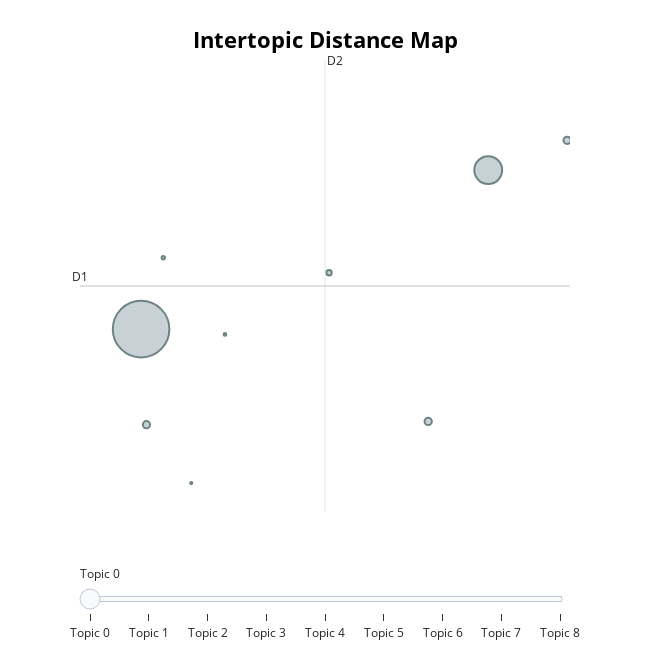
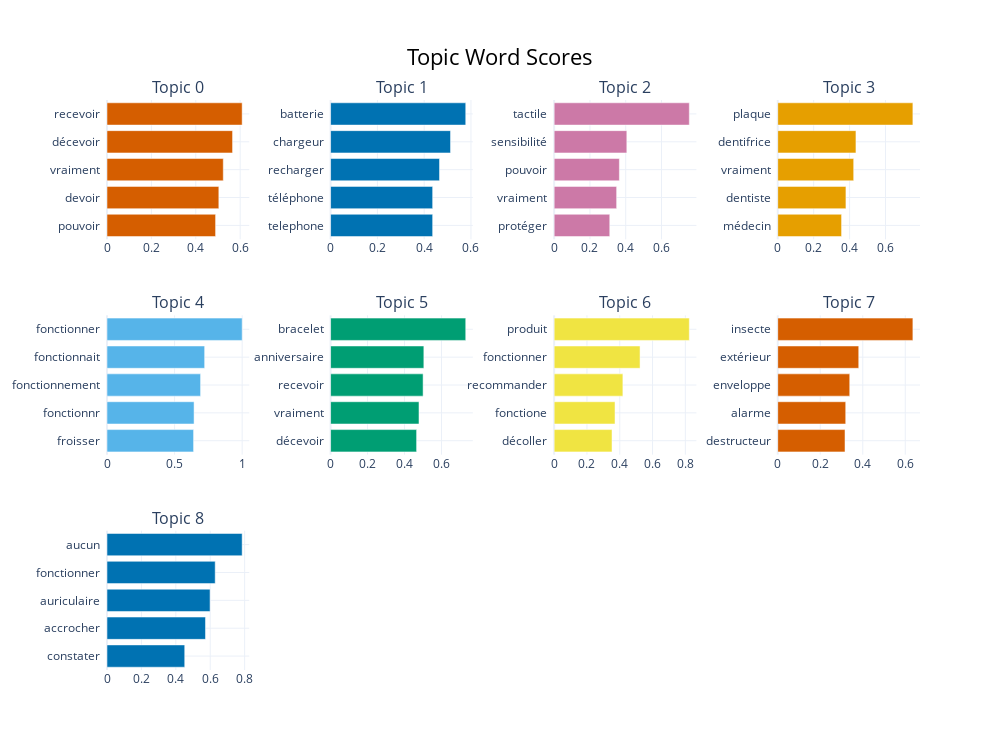

Notebook source saved alongside these figures, in order:
### Markdown cell above
#### **Visualization of the French topic space**

Here, we visualize the French topic landscape using the same projections and bar chart as for the German topics. This allows us to compare it qualitatively to the German topics.

### Code cell
fig_map = topic_model_baseline_french.visualize_topics()
fig_map.show()

fig_bar = topic_model_baseline_french.visualize_barchart(top_n_topics=10)
fig_bar.show()

### Figure 1 — Plotly figure (JSON) as saved in the notebook; plotly's stock layout.template omitted (floating-point values rounded to 4 significant figures)
{"data": [{"customdata": [[0, "recevoir | décevoir | vraiment | devoir | pouvoir", 14732], [1, "batterie | chargeur | recharger | téléphone | telephone", 3572], [2, "tactile | sensibilité | pouvoir | vraiment | protéger", 250], [3, "plaque | dentifrice | vraiment | dentiste | médecin", 245], [4, "fonctionner | fonctionnait | fonctionnement | fonctionnr | froisser", 237], [5, "bracelet | anniversaire | recevoir | vraiment | décevoir", 132], [6, "produit | fonctionner | recommander | fonctione | décoller", 50], [7, "insecte | extérieur | enveloppe | alarme | destructeur", 33], [8, "aucun | fonctionner | auriculaire | accrocher | constater", 23]], "hovertemplate": "<b>Topic %{customdata[0]}</b><br>%{customdata[1]}<br>Size: %{customdata[2]}", "legendgroup": "", "marker": {"color": "#B0BEC5", "size": [14732, 3572, 250, 245, 237, 132, 50, 33, 23], "sizemode": "area", "sizeref": 9.207, "symbol": "circle", "line": {"color": "DarkSlateGrey", "width": 2}}, "mode": "markers", "name": "", "orientation": "v", "showlegend": false, "x": [-2.98, -0.4397, 0.1378, -0.8789, -2.94, -1.604, -2.817, -2.366, -2.612], "xaxis": "x", "y": [3.137, 4.576, 4.845, 2.301, 2.272, 3.647, 3.783, 3.089, 1.743], "yaxis": "y", "type": "scatter"}], "layout": {"xaxis": {"anchor": "y", "domain": [0.0, 1.0], "title": {"text": ""}, "visible": false, "range": [-3.426, 0.1585]}, "yaxis": {"anchor": "x", "domain": [0.0, 1.0], "title": {"text": ""}, "visible": false, "range": [1.482, 5.572]}, "legend": {"tracegroupgap": 0, "itemsizing": "constant"}, "margin": {"t": 60}, "title": {"font": {"size": 22, "color": "Black"}, "text": "<b>Intertopic Distance Map</b>", "y": 0.95, "x": 0.5, "xanchor": "center", "yanchor": "top"}, "hoverlabel": {"font": {"size": 16, "family": "Rockwell"}, "bgcolor": "white"}, "width": 650, "height": 650, "sliders": [{"active": 0, "pad": {"t": 50}, "steps": [{"args": [{"marker.color": [["red", "#B0BEC5", "#B0BEC5", "#B0BEC5", "#B0BEC5", "#B0BEC5", "#B0BEC5", "#B0BEC5", "#B0BEC5"]]}], "label": "Topic 0", "method": "update"}, {"args": [{"marker.color": [["#B0BEC5", "red", "#B0BEC5", "#B0BEC5", "#B0BEC5", "#B0BEC5", "#B0BEC5", "#B0BEC5", "#B0BEC5"]]}], "label": "Topic 1", "method": "update"}, {"args": [{"marker.color": [["#B0BEC5", "#B0BEC5", "red", "#B0BEC5", "#B0BEC5", "#B0BEC5", "#B0BEC5", "#B0BEC5", "#B0BEC5"]]}], "label": "Topic 2", "method": "update"}, {"args": [{"marker.color": [["#B0BEC5", "#B0BEC5", "#B0BEC5", "red", "#B0BEC5", "#B0BEC5", "#B0BEC5", "#B0BEC5", "#B0BEC5"]]}], "label": "Topic 3", "method": "update"}, {"args": [{"marker.color": [["#B0BEC5", "#B0BEC5", "#B0BEC5", "#B0BEC5", "red", "#B0BEC5", "#B0BEC5", "#B0BEC5", "#B0BEC5"]]}], "label": "Topic 4", "method": "update"}, {"args": [{"marker.color": [["#B0BEC5", "#B0BEC5", "#B0BEC5", "#B0BEC5", "#B0BEC5", "red", "#B0BEC5", "#B0BEC5", "#B0BEC5"]]}], "label": "Topic 5", "method": "update"}, {"args": [{"marker.color": [["#B0BEC5", "#B0BEC5", "#B0BEC5", "#B0BEC5", "#B0BEC5", "#B0BEC5", "red", "#B0BEC5", "#B0BEC5"]]}], "label": "Topic 6", "method": "update"}, {"args": [{"marker.color": [["#B0BEC5", "#B0BEC5", "#B0BEC5", "#B0BEC5", "#B0BEC5", "#B0BEC5", "#B0BEC5", "red", "#B0BEC5"]]}], "label": "Topic 7", "method": "update"}, {"args": [{"marker.color": [["#B0BEC5", "#B0BEC5", "#B0BEC5", "#B0BEC5", "#B0BEC5", "#B0BEC5", "#B0BEC5", "#B0BEC5", "red"]]}], "label": "Topic 8", "method": "update"}]}], "shapes": [{"line": {"color": "#CFD8DC", "width": 2}, "type": "line", "x0": -1.634, "x1": -1.634, "y0": 1.482, "y1": 5.572}, {"line": {"color": "#9E9E9E", "width": 2}, "type": "line", "x0": -3.426, "x1": 0.1585, "y0": 3.527, "y1": 3.527}], "annotations": [{"showarrow": false, "text": "D1", "x": -3.426, "y": 3.527, "yshift": 10}, {"showarrow": false, "text": "D2", "x": -1.634, "xshift": 10, "y": 5.572}]}}

### Figure 2 — Plotly figure (JSON) as saved in the notebook; plotly's stock layout.template omitted (floating-point values rounded to 4 significant figures)
{"data": [{"marker": {"color": "#D55E00"}, "orientation": "h", "x": [0.4891, 0.5038, 0.5239, 0.5656, 0.6089], "y": ["pouvoir  ", "devoir  ", "vraiment  ", "décevoir  ", "recevoir  "], "type": "bar", "xaxis": "x", "yaxis": "y"}, {"marker": {"color": "#0072B2"}, "orientation": "h", "x": [0.4362, 0.4362, 0.4656, 0.5126, 0.5776], "y": ["telephone  ", "téléphone  ", "recharger  ", "chargeur  ", "batterie  "], "type": "bar", "xaxis": "x2", "yaxis": "y2"}, {"marker": {"color": "#CC79A7"}, "orientation": "h", "x": [0.3108, 0.3492, 0.3644, 0.4061, 0.7553], "y": ["protéger  ", "vraiment  ", "pouvoir  ", "sensibilité  ", "tactile  "], "type": "bar", "xaxis": "x3", "yaxis": "y3"}, {"marker": {"color": "#E69F00"}, "orientation": "h", "x": [0.3554, 0.3796, 0.4227, 0.4353, 0.7522], "y": ["médecin  ", "dentiste  ", "vraiment  ", "dentifrice  ", "plaque  "], "type": "bar", "xaxis": "x4", "yaxis": "y4"}, {"marker": {"color": "#56B4E9"}, "orientation": "h", "x": [0.6406, 0.6442, 0.6923, 0.7224, 1.0], "y": ["froisser  ", "fonctionnr  ", "fonctionnement  ", "fonctionnait  ", "fonctionner  "], "type": "bar", "xaxis": "x5", "yaxis": "y5"}, {"marker": {"color": "#009E73"}, "orientation": "h", "x": [0.4653, 0.4781, 0.5004, 0.5044, 0.731], "y": ["décevoir  ", "vraiment  ", "recevoir  ", "anniversaire  ", "bracelet  "], "type": "bar", "xaxis": "x6", "yaxis": "y6"}, {"marker": {"color": "#F0E442"}, "orientation": "h", "x": [0.3529, 0.3712, 0.4192, 0.5238, 0.8242], "y": ["décoller  ", "fonctione  ", "recommander  ", "fonctionner  ", "produit  "], "type": "bar", "xaxis": "x7", "yaxis": "y7"}, {"marker": {"color": "#D55E00"}, "orientation": "h", "x": [0.3165, 0.3198, 0.3388, 0.3811, 0.6359], "y": ["destructeur  ", "alarme  ", "enveloppe  ", "extérieur  ", "insecte  "], "type": "bar", "xaxis": "x8", "yaxis": "y8"}, {"marker": {"color": "#0072B2"}, "orientation": "h", "x": [0.4518, 0.5725, 0.599, 0.6289, 0.7856], "y": ["constater  ", "accrocher  ", "auriculaire  ", "fonctionner  ", "aucun  "], "type": "bar", "xaxis": "x9", "yaxis": "y9"}], "layout": {"xaxis": {"anchor": "y", "domain": [0.0, 0.175], "showgrid": true}, "yaxis": {"anchor": "x", "domain": [0.7556, 1.0], "showgrid": true}, "xaxis2": {"anchor": "y2", "domain": [0.275, 0.45], "showgrid": true}, "yaxis2": {"anchor": "x2", "domain": [0.7556, 1.0], "showgrid": true}, "xaxis3": {"anchor": "y3", "domain": [0.55, 0.725], "showgrid": true}, "yaxis3": {"anchor": "x3", "domain": [0.7556, 1.0], "showgrid": true}, "xaxis4": {"anchor": "y4", "domain": [0.825, 1.0], "showgrid": true}, "yaxis4": {"anchor": "x4", "domain": [0.7556, 1.0], "showgrid": true}, "xaxis5": {"anchor": "y5", "domain": [0.0, 0.175], "showgrid": true}, "yaxis5": {"anchor": "x5", "domain": [0.3778, 0.6222], "showgrid": true}, "xaxis6": {"anchor": "y6", "domain": [0.275, 0.45], "showgrid": true}, "yaxis6": {"anchor": "x6", "domain": [0.3778, 0.6222], "showgrid": true}, "xaxis7": {"anchor": "y7", "domain": [0.55, 0.725], "showgrid": true}, "yaxis7": {"anchor": "x7", "domain": [0.3778, 0.6222], "showgrid": true}, "xaxis8": {"anchor": "y8", "domain": [0.825, 1.0], "showgrid": true}, "yaxis8": {"anchor": "x8", "domain": [0.3778, 0.6222], "showgrid": true}, "xaxis9": {"anchor": "y9", "domain": [0.0, 0.175], "showgrid": true}, "yaxis9": {"anchor": "x9", "domain": [0.0, 0.2444], "showgrid": true}, "xaxis10": {"anchor": "y10", "domain": [0.275, 0.45], "showgrid": true}, "yaxis10": {"anchor": "x10", "domain": [0.0, 0.2444], "showgrid": true}, "xaxis11": {"anchor": "y11", "domain": [0.55, 0.725], "showgrid": true}, "yaxis11": {"anchor": "x11", "domain": [0.0, 0.2444], "showgrid": true}, "xaxis12": {"anchor": "y12", "domain": [0.825, 1.0], "showgrid": true}, "yaxis12": {"anchor": "x12", "domain": [0.0, 0.2444], "showgrid": true}, "annotations": [{"font": {"size": 16}, "showarrow": false, "text": "Topic 0", "x": 0.0875, "xanchor": "center", "xref": "paper", "y": 1.0, "yanchor": "bottom", "yref": "paper"}, {"font": {"size": 16}, "showarrow": false, "text": "Topic 1", "x": 0.3625, "xanchor": "center", "xref": "paper", "y": 1.0, "yanchor": "bottom", "yref": "paper"}, {"font": {"size": 16}, "showarrow": false, "text": "Topic 2", "x": 0.6375, "xanchor": "center", "xref": "paper", "y": 1.0, "yanchor": "bottom", "yref": "paper"}, {"font": {"size": 16}, "showarrow": false, "text": "Topic 3", "x": 0.9125, "xanchor": "center", "xref": "paper", "y": 1.0, "yanchor": "bottom", "yref": "paper"}, {"font": {"size": 16}, "showarrow": false, "text": "Topic 4", "x": 0.0875, "xanchor": "center", "xref": "paper", "y": 0.6222, "yanchor": "bottom", "yref": "paper"}, {"font": {"size": 16}, "showarrow": false, "text": "Topic 5", "x": 0.3625, "xanchor": "center", "xref": "paper", "y": 0.6222, "yanchor": "bottom", "yref": "paper"}, {"font": {"size": 16}, "showarrow": false, "text": "Topic 6", "x": 0.6375, "xanchor": "center", "xref": "paper", "y": 0.6222, "yanchor": "bottom", "yref": "paper"}, {"font": {"size": 16}, "showarrow": false, "text": "Topic 7", "x": 0.9125, "xanchor": "center", "xref": "paper", "y": 0.6222, "yanchor": "bottom", "yref": "paper"}, {"font": {"size": 16}, "showarrow": false, "text": "Topic 8", "x": 0.0875, "xanchor": "center", "xref": "paper", "y": 0.2444, "yanchor": "bottom", "yref": "paper"}], "title": {"font": {"size": 22, "color": "Black"}, "text": "Topic Word Scores", "x": 0.5, "xanchor": "center", "yanchor": "top"}, "hoverlabel": {"font": {"size": 16, "family": "Rockwell"}, "bgcolor": "white"}, "showlegend": false, "width": 1000, "height": 750}}
